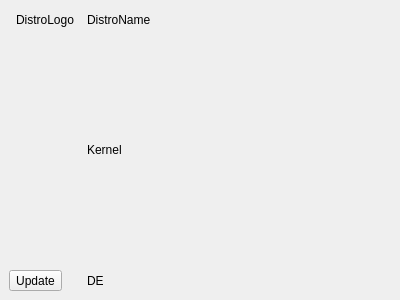
<?xml version="1.0" encoding="UTF-8"?>
<ui version="4.0">
 <class>GeneralModule</class>
 <widget class="QWidget" name="GeneralModule">
  <property name="geometry">
   <rect>
    <x>0</x>
    <y>0</y>
    <width>400</width>
    <height>300</height>
   </rect>
  </property>
  <property name="windowTitle">
   <string>Form</string>
  </property>
  <layout class="QVBoxLayout" name="verticalLayout">
   <property name="margin">
    <number>0</number>
   </property>
   <item>
    <widget class="QWidget" name="generalWidget" native="true">
     <layout class="QGridLayout" name="gridLayout">
      <item row="0" column="0">
       <widget class="QToolButton" name="distroLogoButton">
        <property name="sizePolicy">
         <sizepolicy hsizetype="Fixed" vsizetype="Fixed">
          <horstretch>0</horstretch>
          <verstretch>0</verstretch>
         </sizepolicy>
        </property>
        <property name="text">
         <string>DistroLogo</string>
        </property>
        <property name="iconSize">
         <size>
          <width>128</width>
          <height>128</height>
         </size>
        </property>
        <property name="checkable">
         <bool>false</bool>
        </property>
        <property name="autoRaise">
         <bool>true</bool>
        </property>
       </widget>
      </item>
      <item row="0" column="1">
       <widget class="QLabel" name="distroNameLabel">
        <property name="text">
         <string>DistroName</string>
        </property>
        <property name="wordWrap">
         <bool>true</bool>
        </property>
       </widget>
      </item>
      <item row="1" column="1">
       <widget class="QLabel" name="kernelLabel">
        <property name="text">
         <string>Kernel</string>
        </property>
        <property name="wordWrap">
         <bool>true</bool>
        </property>
       </widget>
      </item>
      <item row="2" column="0">
       <widget class="QToolButton" name="updateButton">
        <property name="sizePolicy">
         <sizepolicy hsizetype="Fixed" vsizetype="Fixed">
          <horstretch>0</horstretch>
          <verstretch>0</verstretch>
         </sizepolicy>
        </property>
        <property name="text">
         <string>Update</string>
        </property>
        <property name="iconSize">
         <size>
          <width>48</width>
          <height>48</height>
         </size>
        </property>
       </widget>
      </item>
      <item row="2" column="1">
       <widget class="QLabel" name="DELabel">
        <property name="text">
         <string>DE</string>
        </property>
        <property name="wordWrap">
         <bool>true</bool>
        </property>
       </widget>
      </item>
     </layout>
    </widget>
   </item>
  </layout>
 </widget>
 <resources/>
 <connections/>
</ui>
